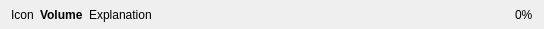
<?xml version="1.0" encoding="UTF-8"?>
<ui version="4.0">
 <class>HotkeyHud</class>
 <widget class="QDialog" name="HotkeyHud">
  <property name="geometry">
   <rect>
    <x>0</x>
    <y>0</y>
    <width>544</width>
    <height>29</height>
   </rect>
  </property>
  <property name="windowTitle">
   <string notr="true">HotkeyHud</string>
  </property>
  <layout class="QHBoxLayout" name="horizontalLayout">
   <property name="topMargin">
    <number>6</number>
   </property>
   <property name="bottomMargin">
    <number>6</number>
   </property>
   <item>
    <widget class="QLabel" name="icon">
     <property name="text">
      <string notr="true">Icon</string>
     </property>
    </widget>
   </item>
   <item>
    <widget class="QLabel" name="control">
     <property name="font">
      <font>
       <weight>75</weight>
       <bold>true</bold>
      </font>
     </property>
     <property name="text">
      <string notr="true">Volume</string>
     </property>
    </widget>
   </item>
   <item>
    <widget class="QLabel" name="explanation">
     <property name="sizePolicy">
      <sizepolicy hsizetype="Expanding" vsizetype="Preferred">
       <horstretch>0</horstretch>
       <verstretch>0</verstretch>
      </sizepolicy>
     </property>
     <property name="text">
      <string notr="true">Explanation</string>
     </property>
     <property name="wordWrap">
      <bool>true</bool>
     </property>
    </widget>
   </item>
   <item>
    <widget class="QLabel" name="value">
     <property name="text">
      <string notr="true">0%</string>
     </property>
    </widget>
   </item>
  </layout>
 </widget>
 <resources/>
 <connections/>
</ui>
